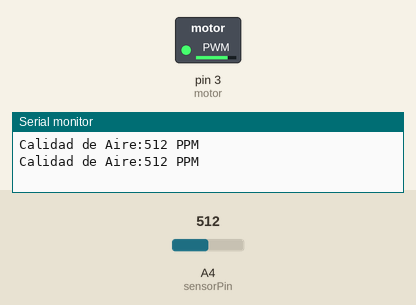
The sketch below on a simulated Arduino Uno, built with avr-gcc and run on an emulated ATmega328P. On the bench: switched loads named in the sketch (green lamp = pin HIGH), the last lines printed to the serial monitor. The test bench sets the inputs (shaded band); at power-on: A4 (sensorPin) = 512.

Above: at 3.9 s.
4.0 s: A4 (sensorPin) set to 128
8.0 s: A4 (sensorPin) set to 111
At 10.3 s:
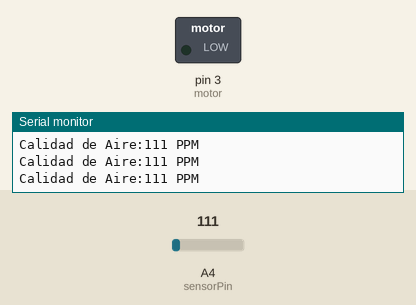
12.0 s: A4 (sensorPin) set to 122
At 12.8 s:
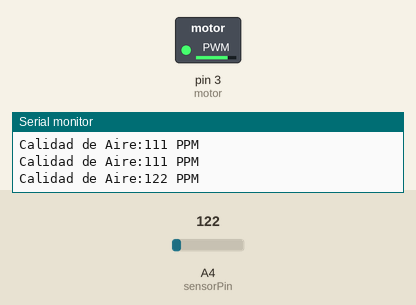
16.0 s: A4 (sensorPin) set to 0
At 18.7 s:
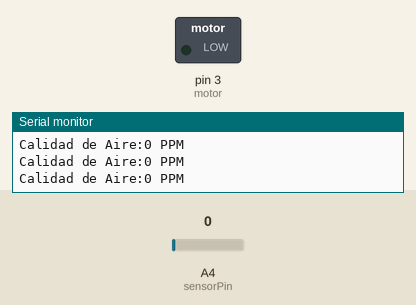
Timing chart, 0 to 20.2 s (numbered marks = the images above; inputs shaded):
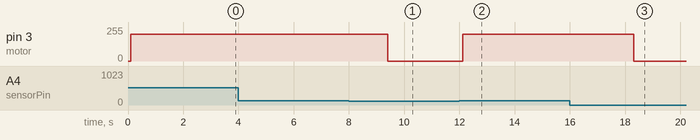

The sketch:

co2_fan.ino
```cpp
int sensorPin = A4;
int sensorData;
int motor = 3;

int speed;
int flag;

void setup() {
  Serial.begin(9600);
  pinMode(sensorPin, INPUT);
  pinMode(motor,OUTPUT);
  analogWrite(motor,0);
}

void loop() {


  sensorData = analogRead(sensorPin);
  Serial.print("Calidad de Aire:");
  Serial.print(sensorData, DEC);
  Serial.println(" PPM");
  delay(100);

	if (sensorData > 120.0){

    //Activamos motor velocidad 200
		analogWrite(motor, 200);

    delay(3000);
	}
  else {
    //Paramos motor
    analogWrite(motor, 0);
  }
}
```

Measured:
- the behaviour switches between 121 and 120 on A4 (sensorPin) (found by bisection; images 0 and 1)
- after the input at 8.0 s, pin 3 (motor): 200/255 → 0/255 after 1.4 s
- after the input at 12.0 s, pin 3 (motor): 0/255 → 200/255 after 0.11 s
- after the input at 16.0 s, pin 3 (motor): 200/255 → 0/255 after 2.3 s
